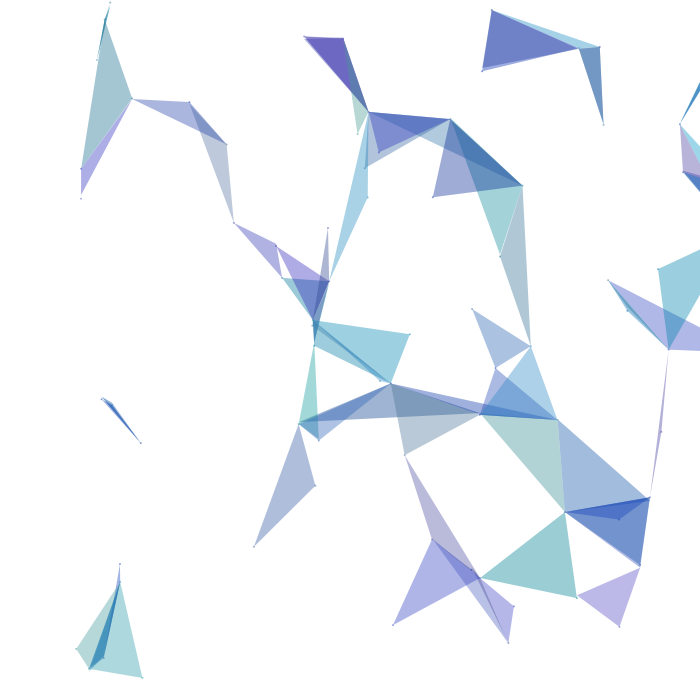
Frame 1 (no input)
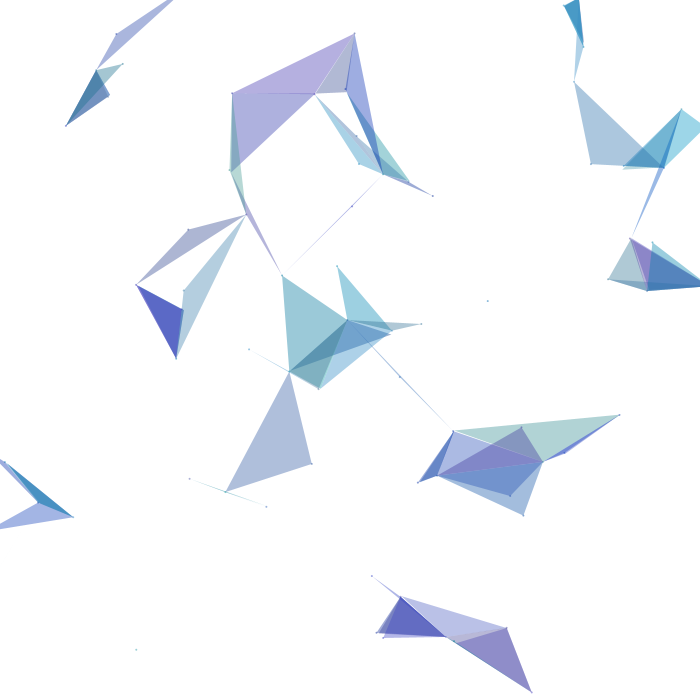
Frame 60 (the mouse pressed at the canvas centre just before this capture)
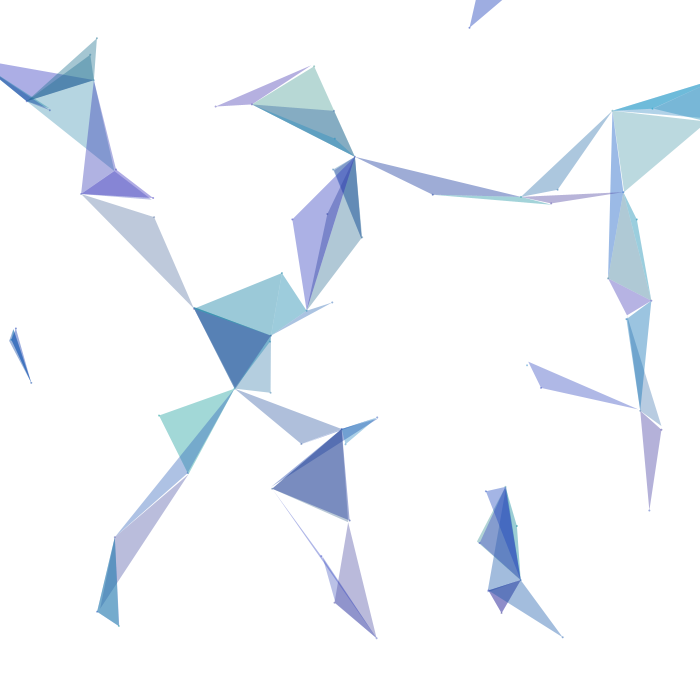
Frame 120 (the mouse held since frame 60 and released just before this capture)

The Processing sketch that drew these frames (run headless with seeded random() and noise(); from frame 60 on, the mouse is pressed at the canvas centre):

// Processing sketch: entangleV3
// ── entangleV3.pde
ArrayList<Particle> ellipses = new ArrayList<Particle>(); // En lista som sparar alla partiklar i sketchen

void setup() {
  //fullScreen();
  size(700,700);
  frameRate(60);
  
  //Skapar partiklarna
  for (int i = 0; i < 80; i++) {
    float x = random(width); // x = slumpmässig bredd
    float y = random(height); // y = slumpmässig höjd
    ellipses.add(new Particle(x,y)); // Skapa en partikel vis x, y
  }
  
  //Beräkna partiklar som ligger nära varandra (endast för prestandaförbättring)
  for (int i = 0; i < ellipses.size(); i++) {
    Particle ellipse = ellipses.get(i);
    ellipse.calcNear();
  }
}

// Drawfunktionen
void draw() {
  background(255); //Ny bakgrund för varje frame
  for (int i = 0; i < ellipses.size(); i++) { // Körs en gång för varje partikel  (varje ellipse)
    Particle ellipse = ellipses.get(i); // Sparar ellipses med index i till variabeln ellipse
    ellipse.move(); // Flytta partikeln med movefunktionen (se nedan)
    ellipse.makeLine(); // Beräkna vilka andra partiklar som det ska dras en linje mellan
    ellipse.show(); // Slutlige så ritas ellipsen med funktionen show()
  }
}

// Partikelklassen
class Particle {
  // Den position där partikeln roterar runt
  public float xCenter; // Rotationspunkt x-led
  public float yCenter; // Rotationspunkt y-led
  
  // Partikelns nuvarade position i dess omloppsbana
  public float xPos; // Position i x-led
  public float yPos; // Position i y-led
  
  public float rot; // Partikelns nuvarande rotation i förhållande till centerpositionen
  public float rotSpeed; // Hastighet och rotation (varierar mellan partiklar)
  
  public color c; // En färgvariabel för varje partikel
  
  public ArrayList<Particle> near; // En variabel för att hålla koll på de partiklarana som ligger nära partikeln (för prestandaoptimering)
  
  public Particle(float x, float y) { // Konstruktionsfunktion
    // xCenter och yCenter variablarna bestäms när partikeln skapas, se funktionen setup()
    this.xCenter = x; 
    this.yCenter = y;
    
    // Partikelns initiala rotation är lika med 0
    this.rot = 0;
    
    // Partikeln får en slumpmässig rotationshastighet
    this.rotSpeed = random(-1,1);
    
    // Definiering av near ArrayList
    this.near = new ArrayList<Particle>();
    
    //Flyttar partikeln och ger den en färg enligt funktionerna nedan
    this.move();
    //this.newColor();
    this.c = color(random(90),random(40,160),random(140,200));
  }
  
  void calcNear() { // En funktion som optimiserar så att varje partikel endast kollar på närliggande partiklar
    for (int i = 0; i < ellipses.size(); i++) { // Körs en gång för varje partikel
      Particle testEllipse = ellipses.get(i); // Placerar partikeln som loopen går igenom i variabeln testEllipse
      if (testEllipse != this) { // Konstrollerar att den ellipse som programmet går igenom inte är sig själv
        if (dist(testEllipse.xCenter,testEllipse.yCenter,this.xCenter,this.yCenter) <= 800) { 
          near.add(testEllipse); // Lägger till en partikel i ArrayList near
        }
      }
    }
  }
  void move() { // Funktion som flyttar en partikel
    // Partikelns x och y positioner flyttas enligt formeln
    this.xPos = this.xCenter + cos(this.rot) * 70; 
    this.yPos = this.yCenter + sin(this.rot) * 70;
    
    // Partikelns rotation ökar/minskar enligt formeln
    this.rot += 0.06 * this.rotSpeed;
  }
  
  void show() { // Partikeln visas med funktionen
    fill(this.c,120); // Partikeln får färg från variabeln this.c med 80/255 opacitet
    //stroke(this.c,70); 
    noStroke();
    ellipse(this.xPos,this.yPos,2,2); // Ritar partikeln med x-positionen, y-positionen med storleken 4 px diameter
  }
  
  void makeLine() { // Funktion för att skapa en linje mellan två partiklar
    beginShape();
    int vertexCount = 0;
    vertex(this.xPos,this.yPos);
    for (int i = 0; i < near.size(); i++) { // Körs en gång för alla partiklar i närheten av partikeln
      Particle testEllipse = near.get(i); // Placerar partikeln som loopen går igenom i variabeln testEllipse
      if (testEllipse != this) { // Konstrollerar att den ellipse som programmet går igenom inte är sig själv
        // Ritar en linje mellan nuvarande partikel och testpartikeln endast om avståndet är mindre än 70 px
        if(dist(testEllipse.xPos,testEllipse.yPos,this.xPos,this.yPos) < 100) {
          
          //line(testEllipse.xPos,testEllipse.yPos,this.xPos,this.yPos); // Ritar linjen
          if (vertexCount > 1) {} else {
            vertex(testEllipse.xPos,testEllipse.yPos);
            vertexCount++;
          }
          //this.c = testEllipse.c; // Partikeln får samma färg som testpartikeln
        }
      }
    }
    vertex(this.xPos,this.yPos);
    if(vertexCount <= 1) {
      noStroke();
      noFill();
    } else {
      //stroke(this.c,30); // Ändrar färg på linjen
      noStroke();
      fill(this.c,100);
    }
    endShape();
  }
}
